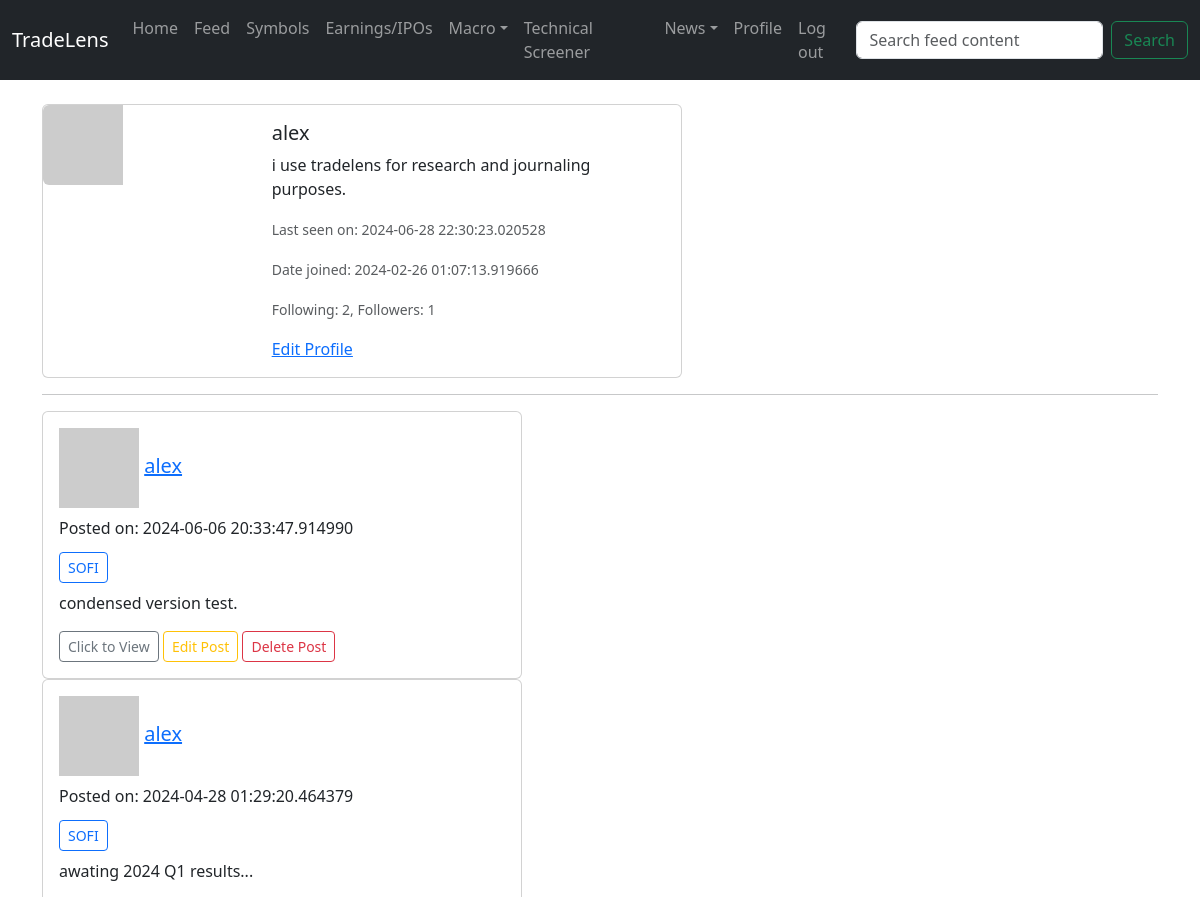
/user/alex (signed in, upper part), run on an earlier commit of the app's database.
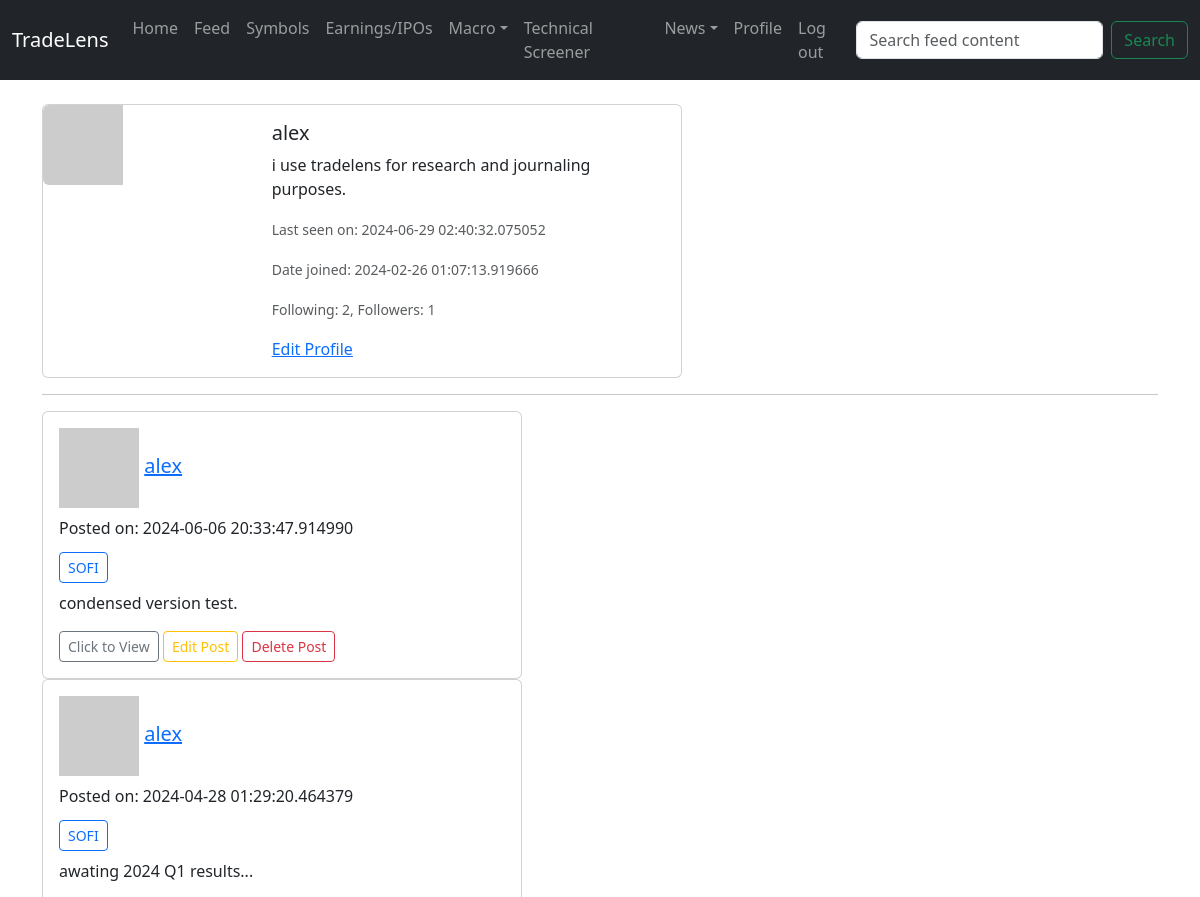
And on a later commit of the database.
### app/models.py (models this page shows, shortened)
class User(db.Model, UserMixin):
    id: so.Mapped[int] = so.mapped_column(primary_key=True)
    username: so.Mapped[str] = so.mapped_column(sa.String(64), index=True, unique=True)
    email: so.Mapped[str] = so.mapped_column(sa.String(120), index=True, unique=True)
    password_hash: so.Mapped[Optional[str]] = so.mapped_column(sa.String(256))
    about_me: so.Mapped[Optional[str]] = so.mapped_column(sa.String(200))
    last_seen: so.Mapped[Optional[datetime]] = so.mapped_column(default=lambda: datetime.now(timezone.utc))
    date_joined: so.Mapped[Optional[datetime]] = so.mapped_column(index=True,
                                                                  default=lambda: datetime.now(timezone.utc))
    posts: so.WriteOnlyMapped['Post'] = so.relationship(back_populates='author')
    watching = db.relationship('Stocks', secondary=watchlist, backref='watchers')
    def avatar(self, size):
        digest = md5(self.email.lower().encode('utf-8')).hexdigest()
        return f'https://www.gravatar.com/avatar/{digest}?d=identicon&s={size}'  # url of user's avatar image
    following: so.WriteOnlyMapped['User'] = so.relationship(
        secondary=followers,
        primaryjoin=(followers.c.follower_id == id),
        secondaryjoin=(followers.c.following_id == id),
        back_populates='followers'
    )
    followers: so.WriteOnlyMapped['User'] = so.relationship(
        secondary=followers,
        primaryjoin=(followers.c.following_id == id),
        secondaryjoin=(followers.c.follower_id == id),
        back_populates='following'
    )
    def followers_count(self):
        num_followers = sa.select(sa.func.count()).select_from(self.followers.select().subquery())
        return db.session.scalar(num_followers)
    def following_count(self):
        num_following = sa.select(sa.func.count()).select_from(self.following.select().subquery())
        return db.session.scalar(num_following)

class Post(db.Model):
    id: so.Mapped[int] = so.mapped_column(primary_key=True)
    title: so.Mapped[str] = so.mapped_column(sa.String(10), index=True)
    content: so.Mapped[str] = so.mapped_column(sa.Text())
    timestamp: so.Mapped[datetime] = so.mapped_column(index=True, default=lambda: datetime.now(timezone.utc))
    user_id: so.Mapped[int] = so.mapped_column(sa.ForeignKey(User.id), index=True)
    author: so.Mapped['User'] = so.relationship(back_populates='posts')

### app/users/routes.py (the view)
@bp_users.route('/user/<username>')
@login_required
def user(username):
    user = User.query.filter_by(username=username).first_or_404()
    form = EmptyForm()
    posts = Post.query.order_by(Post.timestamp.desc()).where(Post.user_id == user.id)
    return render_template('users/user.html',
                           title=f'{user.username}',
                           user=user,
                           posts=posts,
                           form=form)

### app/users/forms.py
class EmptyForm(FlaskForm):
    submit = SubmitField('Submit')

### app/main/forms.py
class SearchForm(FlaskForm):
    searched = StringField("Searched",
                           validators=[DataRequired()])  # name="searched" attribute, in <form> of navbar.html
    submit = SubmitField("Submit")

### app/models.py (called while the page is built)
@login_manager.user_loader
def load_user(id):  # Flask-Login passes id argument as string
    return db.session.get(User, int(id))

### app/users/templates/users/user.html
{% extends 'main/base.html' %}
{% block content %}
    <div class="card mb-3" style="width: 40rem;">
        <div class="row g-0">
            <div class="col-md-4">
                <img src="{{ user.avatar(256) }}" class="img-fluid rounded-start" alt="">
            </div>
            <div class="col-md-8">
                <div class="card-body">
                    <h5 class="card-title">{{ user.username }}</h5>
                    <p class="card-text">{% if user.about_me %} {{ user.about_me }} {% endif %}</p>
                    <p class="card-text"><small class="text-body-secondary">{% if user.last_seen %} Last seen on: {{ user.last_seen }} {% endif %}</small></p>
                    <p class="card-text"><small class="text-body-secondary">{% if user.date_joined %} Date joined: {{ user.date_joined }} {% endif %}</small></p>
                    <p class="card-text"><small class="text-body-secondary">Following: {{ user.following_count() }}, Followers: {{ user.followers_count() }}</small></p>
                    {% if user == current_user %}
                        <a href="{{ url_for('users.edit_profile') }}">Edit Profile</a>
                    {% elif not current_user.is_following(user) %}
                        <form action="{{ url_for('users.follow', username=user.username) }}" method="post">
                            {{ form.hidden_tag() }}
                            {{ form.submit(value='Follow')}}
                        </form>
                    {% else %}
                        <form action="{{ url_for('users.unfollow', username=user.username) }}" method="post">
                            {{ form.hidden_tag() }}
                            {{ form.submit(value='Unfollow')}}
                        </form>
                    {% endif %}
                </div>
            </div>
        </div>
    </div>
    <hr>
    {% for post in posts %}
        {% include 'feed/_post.html' %}
    {% endfor %}
{% endblock %}

### app/main/templates/main/base.html (shortened to what this page needs)
<!doctype html>
<html lang="en">
<head>
    <link href="https://cdn.jsdelivr.net/npm/bootstrap@5.3.2/dist/css/bootstrap.min.css" rel="stylesheet">
</head>
<body>
    <div class="wrapper">
        {% include 'main/navbar.html' %}
        <br>
        <div class="container content">
            {% block content %}
            {% endblock %}
        </div>
    </div>
    <br><br>
</body>
</html>

### app/main/templates/main/navbar.html (shortened to what this page needs)
<nav class="navbar navbar-expand-lg navbar-dark bg-dark sticky-top">
    <div class="container-fluid">
        <a class="navbar-brand" href="{{ url_for('main.index') }}">TradeLens</a>
        <div class="collapse navbar-collapse" id="navbarSupportedContent">
            <ul class="navbar-nav me-auto mb-2 mb-lg-0">
                <li class="nav-item">
                    <a class="nav-link" href="{{ url_for('main.index') }}">Home</a>
                </li>
                <li class="nav-item">
                    <a class="nav-link" href="{{ url_for('feed.feed') }}">Feed</a>
                </li>
                <li class="nav-item">
                    <a class="nav-link" href="{{ url_for('stocks.symbol_directory') }}">Symbols</a>
                </li>
                <li class="nav-item">
                    <a class="nav-link" href="{{ url_for('broad.earnings_ipos') }}">Earnings/IPOs</a>
                </li>
                <li class="nav-item dropdown">
                    <a class="nav-link dropdown-toggle" id="navbarDropdown" href="#" role="button" data-bs-toggle="dropdown" aria-expanded="false">Macro</a>
                </li>
                <li class="nav-item">
                    <a class="nav-link" href="{{ url_for('screener.technical_screener') }}">Technical Screener</a>
                </li>
                <li class="nav-item dropdown">
                    <a class="nav-link dropdown-toggle" id="navbarDropdown" href="#" role="button" data-bs-toggle="dropdown" aria-expanded="false">News</a>
                </li>
                {% if current_user.is_anonymous %}
                <li class="nav-item">
                    <a class="nav-link" href="{{ url_for('auth.login') }}">Log in</a>
                </li>
                {% else %}
                <li class="nav-item">
                    <a class="nav-link" href="{{ url_for('users.user', username=current_user.username) }}">Profile</a>
                </li>
                <li class="nav-item">
                    <a class="nav-link" href="{{ url_for('auth.logout') }}">Log out</a>
                </li>
                {% endif %}
            </ul>
            <form method="POST" action="{{ url_for('main.search') }}" class="d-flex" role="search">
                <input class="form-control me-2" type="search" placeholder="Search feed content" aria-label="Search" name="searched">
                <button class="btn btn-outline-success" type="submit">Search</button>
            </form>
        </div>
    </div>
</nav>

### app/feed/templates/feed/_post.html
<div class="card" style="width: 30rem;">
    <div class="card-body">
        <h5 class="card-title">
            <img src="{{ post.author.avatar(36) }}" alt="">
            <a href="{{ url_for('users.user', username=post.author.username)}}">{{ post.author.username }}</a>
        </h5>
        <p>Posted on: {{ post.timestamp }}</p>
        <h6 class="card-subtitle mb-2 text-body-secondary">
            <a href="{{ url_for('stocks.symbol', symbol=post.title) }}" class="btn btn-outline-primary btn-sm">{{ post.title }}</a>
        </h6>
        <p class="card-text">{{ post.content | safe }}</p>
        <a href="{{ url_for('feed.post', id=post.id) }}" class="btn btn-outline-secondary btn-sm">Click to View</a>
        {% if current_user.id == post.author.id %}
            <a href="{{ url_for('feed.edit_post', id=post.id) }}" class="btn btn-outline-warning btn-sm">Edit Post</a>
            <a href="{{ url_for('feed.delete_post', id=post.id) }}" class="btn btn-outline-danger btn-sm">Delete Post</a>
        {% endif %}
    </div>
</div>

### app/main/templates/main/base.html (style rules this page uses)
html, body { height: 100%; }
.wrapper { min-height: 100vh; display: flex; flex-direction: column; }
.content { flex: 1; }

What changed in the data, as far as the page shows it:
changed User "alex": last_seen "2024-06-28 22:30:23.020528" → "2024-06-29 02:40:32.075052"
